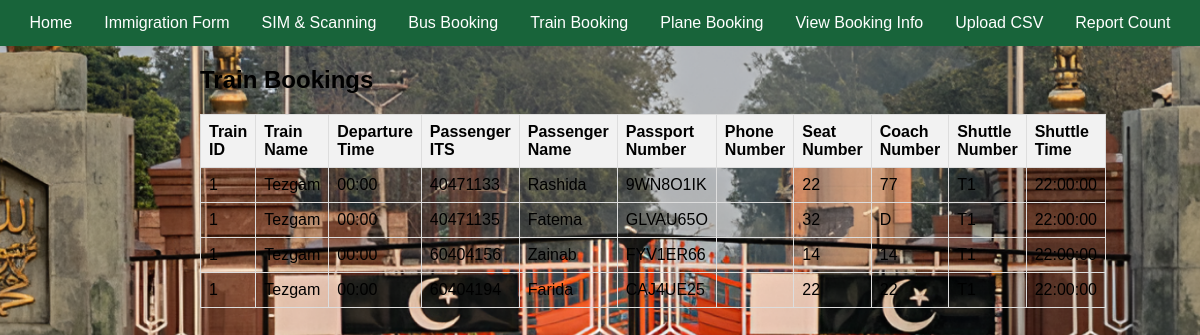
The app's page /train_info/ with its own data.
### database.py (models this page shows, shortened)
class BookingInfo(Base):
    __tablename__ = "booking_info"
    Mode = Column(Integer, index=True)
    ITS = Column(Integer, ForeignKey('master.ITS'), primary_key=True, index=True)
    Issued = Column(Boolean)
    Departed = Column(Boolean)
    Self_Issued = Column(Boolean, default=False)
    seat_number = Column(Integer)
    bus_number = Column(Integer)
    train_id = Column(Integer, ForeignKey("train.id"), nullable=True)
    plane_id = Column(Integer, ForeignKey("plane.plane_id"), nullable=True)
    coach_number = Column(String)
    cabin_number = Column(String)

class Train(Base):
    __tablename__ = "train"
    id = Column(Integer, primary_key=True, index=True, autoincrement=True)
    train_name = Column(String, nullable=False)
    departure_time = Column(Time, nullable=False)

class Master(Base):
    __tablename__ = "master"
    ITS = Column(Integer, primary_key=True, index=True)
    first_name = Column(String)
    middle_name = Column(String)
    last_name = Column(String)
    DOB = Column(Date)
    passport_No = Column(String, unique=True)
    passport_Expiry = Column(Date)
    Visa_No = Column(String, unique=True)
    Mode_of_Transport = Column(String)
    phone = Column(String, nullable=True)
    arrived = Column(Boolean, default=False)
    timestamp = Column(DateTime, default=func.now())

### main.py (the view)
@app.get("/train_info/", response_class=HTMLResponse)
async def view_train_booking(request: Request, db: Session = Depends(get_db)):
    booking_query = db.query(
        BookingInfo.train_id,
        BookingInfo.ITS,
        BookingInfo.seat_number,
        BookingInfo.coach_number,
        BookingInfo.cabin_number
    ).filter(BookingInfo.Mode == 2).subquery()
    master_query = db.query(
        Master.ITS.label('master_ITS'),
        Master.first_name,
        Master.passport_No,
        Master.phone
    ).subquery()
    train_query = db.query(
        Train.id.label('train_id'),
        Train.train_name,
        Train.departure_time
    ).subquery()
    result = db.query(
        booking_query.c.train_id,
        master_query.c.first_name,
        master_query.c.passport_No,
        master_query.c.phone,
        booking_query.c.ITS,
        booking_query.c.seat_number,
        booking_query.c.coach_number,
        booking_query.c.cabin_number,
        train_query.c.train_name,
        train_query.c.departure_time,
        func.strftime('%H:%M:%S', func.datetime(train_query.c.departure_time, '-2 hours')).label('shuttle_time')
    ).join(
        master_query, master_query.c.master_ITS == booking_query.c.ITS
    ).join(
        train_query, train_query.c.train_id == booking_query.c.train_id
    ).all()
    booking_details = [
        {
            "train_id": row.train_id,
            "train_name": row.train_name,
            "departure_time": row.departure_time,
            "shuttle_time": row.shuttle_time,
            "ITS": row.ITS,
            "passenger_name": row.first_name,
            "passport_number": row.passport_No,
            "phone_number": row.phone,
            "seat_number": row.seat_number,
            "coach_number": row.coach_number,
            "cabin_number": row.cabin_number
        }
        for row in result
    ]
    if not booking_details:
        print("No bookings")
    return templates.TemplateResponse('train_bookings.html', {"request": request, "bookings": booking_details})

### templates/train_bookings.html
{% extends "base.html" %}
{% block content %}
<h2>Train Bookings</h2>
{% if not bookings %}
    <p>No train bookings found.</p>
{% else %}
    <table border="1">
      <thead>
        <tr>
          <th>Train ID</th>
          <th>Train Name</th>
          <th>Departure Time</th>
          <th>Passenger ITS</th>
          <th>Passenger Name</th>
          <th>Passport Number</th>
          <th>Phone Number</th>
          <th>Seat Number</th>
          <th>Coach Number</th>
          <th>Shuttle Number</th>
          <th>Shuttle Time</th>
        </tr>
      </thead>
      <tbody>
        {% for booking in bookings %}
        <tr>
          <td>{{ booking.train_id }}</td>
          <td>{{ booking.train_name }}</td>
          <td>{{ booking.departure_time.strftime('%H:%M') }}</td>
          <td>{{ booking.ITS }}</td>
          <td>{{ booking.passenger_name }}</td>
          <td>{{ booking.passport_number }}</td>
          <td>{{ booking.phone_number }}</td>
          <td>{{ booking.seat_number }}</td>
          <td>{{ booking.coach_number }}</td>
          <td>T{{ booking.train_id }}
          <td>{{ booking.shuttle_time }}</td>
        </tr>
        {% endfor %}
      </tbody>
    </table>
{% endif %}
{% endblock %}

### static/styles.css (style rules this page uses)
body { margin: 0; padding: 0; font-family: 'Poppins', sans-serif; background: url('Login Page bg.png') no-repeat center center fixed; background-size: cover; }
table { width: 100%; border-collapse: collapse; margin-bottom: 20px; }
table, th, td { border: 1px solid #ddd; }
th, td { padding: 8px; text-align: left; }
th { background-color: #f2f2f2; }

### records on screen
BookingInfo: train_id "1", train_name "Tezgam", departure_time "00:00", ITS "40471133", passenger_name "Rashida", passport_number "9WN8O1IK", seat_number "22", coach_number "77", shuttle_time "22:00:00"
BookingInfo: train_id "1", train_name "Tezgam", departure_time "00:00", ITS "40471135", passenger_name "Fatema", passport_number "GLVAU65O", seat_number "32", coach_number "D", shuttle_time "22:00:00"
BookingInfo: train_id "1", train_name "Tezgam", departure_time "00:00", ITS "60404156", passenger_name "Zainab", passport_number "FYV1ER66", seat_number "14", coach_number "14", shuttle_time "22:00:00"
BookingInfo: train_id "1", train_name "Tezgam", departure_time "00:00", ITS "60404194", passenger_name "Farida", passport_number "CAJ4UE25", seat_number "22", coach_number "22", shuttle_time "22:00:00"
